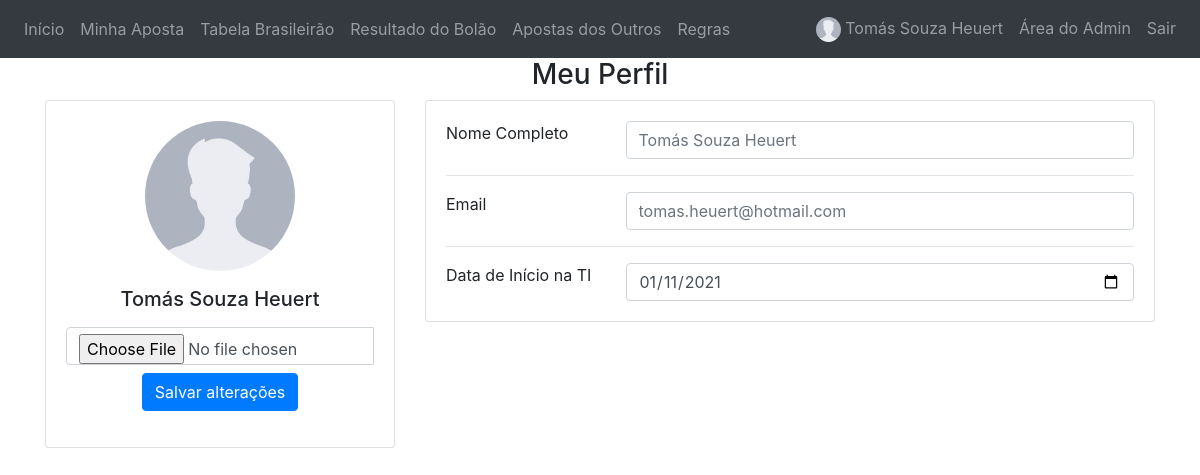
The app's page /perfil (signed in) with its own data.
### website/models.py (models this page shows)
class User(db.Model, UserMixin):
    id = db.Column(db.Integer, primary_key=True)
    email = db.Column(db.String(150), unique=True)
    password = db.Column(db.String(150))
    cpf = db.Column(db.String(150))
    nome_completo = db.Column(db.String(150))
    pagou_aposta = db.Column(db.Boolean)
    has_admin = db.Column(db.Boolean)
    data_inicioti = db.Column(db.Date)
    foto_perfil = db.Column(db.String(200))
    notes = db.relationship('Note')

### website/views.py (the view, shortened to what this page needs)
@views.route('/perfil', methods=['GET', 'POST'])
@login_required
def perfil():
    return render_template("perfil.html", user=current_user)

### website/__init__.py (called while the page is built)
def create_app():
    app = Flask(__name__)
    app.config['SECRET_KEY'] = 'hjshjhdjah kjshkjdhjs'
    app.config['SQLALCHEMY_DATABASE_URI'] = f'sqlite:///{DB_NAME}'
    app.config["UPLOAD_FOLDER"] = UPLOAD_FOLDER
    db.init_app(app)
    from .views import views
    from .auth import auth
    app.register_blueprint(views, url_prefix='/')
    app.register_blueprint(auth, url_prefix='/')
    from .models import User, Note
    with app.app_context():
        db.create_all()
    login_manager = LoginManager()
    login_manager.login_view = 'auth.login'
    login_manager.login_message = ''
    login_manager.init_app(app)
    @login_manager.user_loader
    def load_user(id):
        return User.query.get(int(id))
    return app

### website/templates/perfil.html (shortened to what this page needs)
{% extends "base.html" %}
{% block content %}
<form method="POST" enctype="multipart/form-data">
    <h3 align="center">Meu Perfil</h3>
    <div class="row">
        <div class="col-lg-4">
            <div class="card mb-4">
                <div class="card-body text-center">
                    <img src="{{user.foto_perfil}}" alt="avatar" class="rounded-circle img-fluid" style="width: 150px; height: 150px; object-fit: cover;">
                    <h5 class="my-3">{{user.nome_completo}}</h5>
                    <div class="input-group justify-content-center mb-2 d-block">
                        <input type="file" class="form-control" id="foto_perfil" name="foto_perfil"/>
                        <button type="submit" class="btn btn-primary m-2">Salvar alterações</button>
                    </div>
                </div>
            </div>
        </div>
        <div class="col-lg-8">
            <div class="card mb-4">
                <div class="card-body">
                    <div class="row">
                        <div class="col-sm-3">
                            <p class="mb-0">Nome Completo</p>
                        </div>
                        <div class="col-sm-9">
                            <input type="text" class="form-control text-muted mb-0" id="nome_completo"
                                name="nome_completo" placeholder="Insira seu nome completo"
                                value="{{user.nome_completo}}" />
                        </div>
                    </div>
                    <hr>
                    <div class="row">
                        <div class="col-sm-3">
                            <p class="mb-0">Email</p>
                        </div>
                        <div class="col-sm-9">
                            <input type="email" class="form-control text-muted mb-0" id="email" name="email"
                                placeholder="Enter email" value="{{user.email}}" />
                        </div>
                    </div>
                    <hr>
                    <div class="row">
                        <div class="col-sm-3">
                            <p class="mb-0">Data de Início na TI</p>
                        </div>
                        <div class="col-sm-9">
                            <input type="date" class="form-control" id="data_inicioti" name="data_inicioti"
                                value="{{user.data_inicioti}}" />
                        </div>
                    </div>
                </div>
            </div>
        </div>
    </div>
</form>
{% endblock %}

### website/templates/base.html (shortened to what this page needs)
<!DOCTYPE html>
<html>
  <head>
    <link
      rel="stylesheet"
      href="https://stackpath.bootstrapcdn.com/bootstrap/4.4.1/css/bootstrap.min.css"
    />
    <link
      rel="stylesheet"
      href="https://stackpath.bootstrapcdn.com/font-awesome/4.7.0/css/font-awesome.min.css"
    />
  </head>
  <body>
    {% if user.is_authenticated %}
    <nav class="navbar navbar-expand-lg navbar-dark bg-dark">
      <div class="collapse navbar-collapse justify-content-between" id="navbar">
        <div class="navbar-nav">
          <a class="nav-item nav-link" id="home" href="/" title="Início">Início</a>
          <a class="nav-item nav-link" id="minha_aposta" href="/minha_aposta" title="Minha Aposta">Minha Aposta</a>
          <a class="nav-item nav-link" id="tabelaBrasileirao" href="/tabela_brasileirao" title="Tabela Brasileirão">Tabela Brasileirão</a>
          <a class="nav-item nav-link" id="tabelaBrasileirao" href="/resultado_bolao" title="Resultado do Bolão">Resultado do Bolão</a>
          <a class="nav-item nav-link" id="tabelaBrasileirao" href="/apostas_outros" title="Apostas dos Outros">Apostas dos Outros</a>
          <a class="nav-item nav-link" id="regras" href="/regras" title="Regras">Regras</a>
        </div>
        {% if user.is_authenticated %}
        <div class="navbar-nav">
          <a class="nav-item nav-link" href="/perfil" title="Perfil de {{user.nome_completo}}">
            <img src="{{user.foto_perfil}}" class="rounded-circle" width="25" height="25" style="object-fit: cover;">
            <span class="nav-item navbar-link">{{user.nome_completo}}</span>
          </a>
          {% if user.has_admin %}
          <a class="nav-item nav-link" id="logout" href="/admin_area" title="Área do Admin">Área do Admin</a>
          {% endif %}
          <a class="nav-item nav-link" id="logout" href="/logout" title="Sair" onclick="return confirm('Deseja mesmo sair?')">Sair</a>
        </div>
        {% endif %}
      </div>
    </nav>
    {% endif %}
    <div class="container">{% block content %} {% endblock %}</div>
  </body>
</html>

### records on screen
User: foto_perfil (placeholder picture), nome_completo "Tomás Souza Heuert", email "tomas.heuert@hotmail.com", data_inicioti "01/11/2021"
